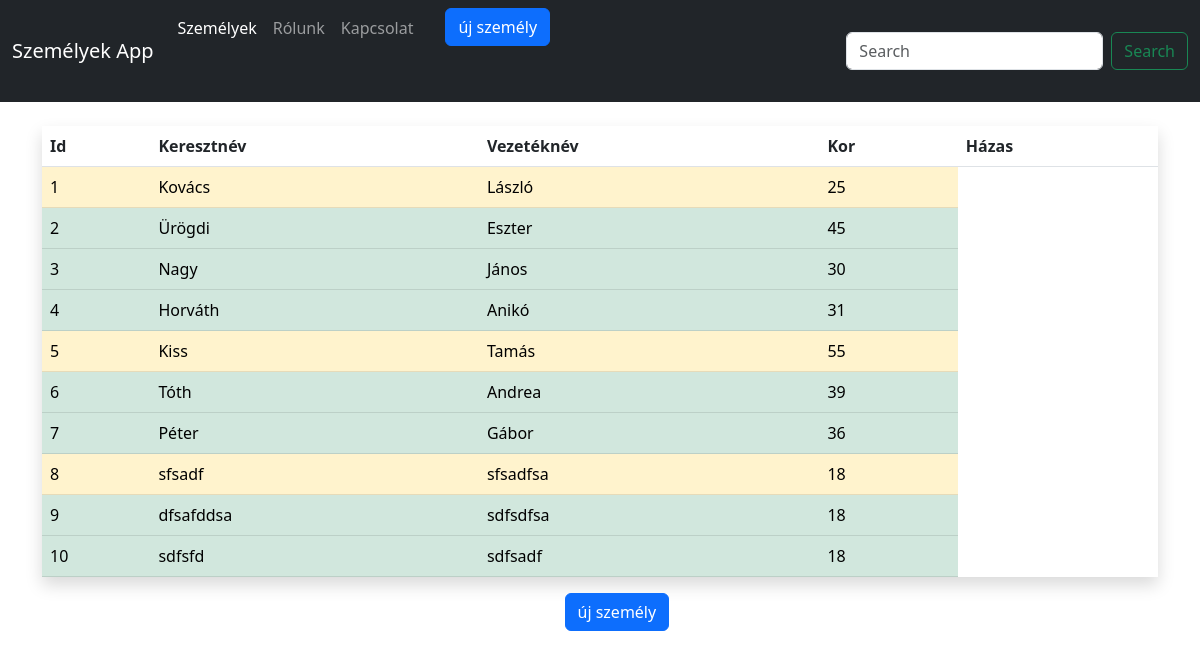
Before: /szemelyek/ with the older database file.
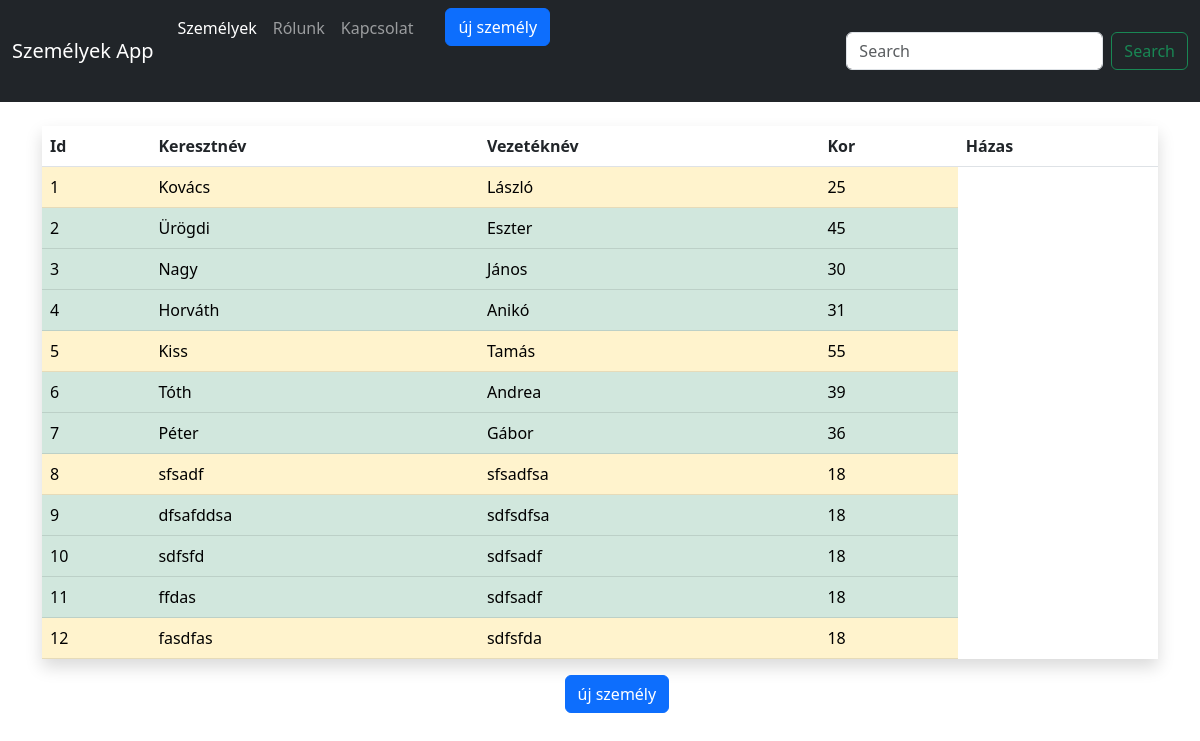
After: the same page with the newer database file.
### Fooldal/models.py (models this page shows, shortened)
class Szemely(models.Model):
    vezeteknev = models.CharField(max_length=100)
    keresztnev = models.CharField(max_length=100)
    eletkor = models.IntegerField()
    hazas = models.BooleanField(default=False)
    elettortenet = models.TextField()
    letrehozva = models.DateField(auto_now_add=True)
    class Meta:
        verbose_name_plural = "Szemelyek"

### Fooldal/views.py (the view)
# urls.py: path('szemelyek/', views.szemelyek, name='szemelyek'),
def szemelyek(request):
    szemelyek = Szemely.objects.all()
    return render(request, 'szemelyek.html', {"szemelyek": szemelyek})

### Fooldal/templates/szemelyek.html
{% extends 'base.html' %}
{% block tartalom %}
<table class="table shadow">
<thead>
    <tr>
        <th>Id</th>
        <th>Keresztnév</th>
        <th>Vezetéknév</th>
        <th>Kor</th>
        <th>Házas</th>
    </tr>
</thead>
<tbody>
    {% for szemely in szemelyek  %}
    {% if szemely.hazas %}
    <tr class="table-success">
        <td>{{ szemely.id }}</td>
        <td>{{ szemely.vezeteknev }}</td>
        <td>{{ szemely.keresztnev }}</td>
        <td>{{ szemely.eletkor }}</td>
    </tr>
    {% else %}
    <tr class="table-warning">
        <td>{{ szemely.id }}</td>
        <td>{{ szemely.vezeteknev }}</td>
        <td>{{ szemely.keresztnev }}</td>
        <td>{{ szemely.eletkor }}</td>
    </tr>
    {% endif %}
    {% endfor %}
</tbody>
</table>
    <div class="row justify-content-center">
        <div class="col-1">
    <input type="button" class="btn btn-primary mb-5" onclick="location.href={% url 'uj-szemely' %}" value="új személy">
    </div></div>
{% endblock tartalom %}

Changed rows visible on the page:
added Szemely: id "11", vezeteknev "ffdas", keresztnev "sdfsadf", eletkor "18"
added Szemely: id "12", vezeteknev "fasdfas", keresztnev "sdfsfda", eletkor "18"
